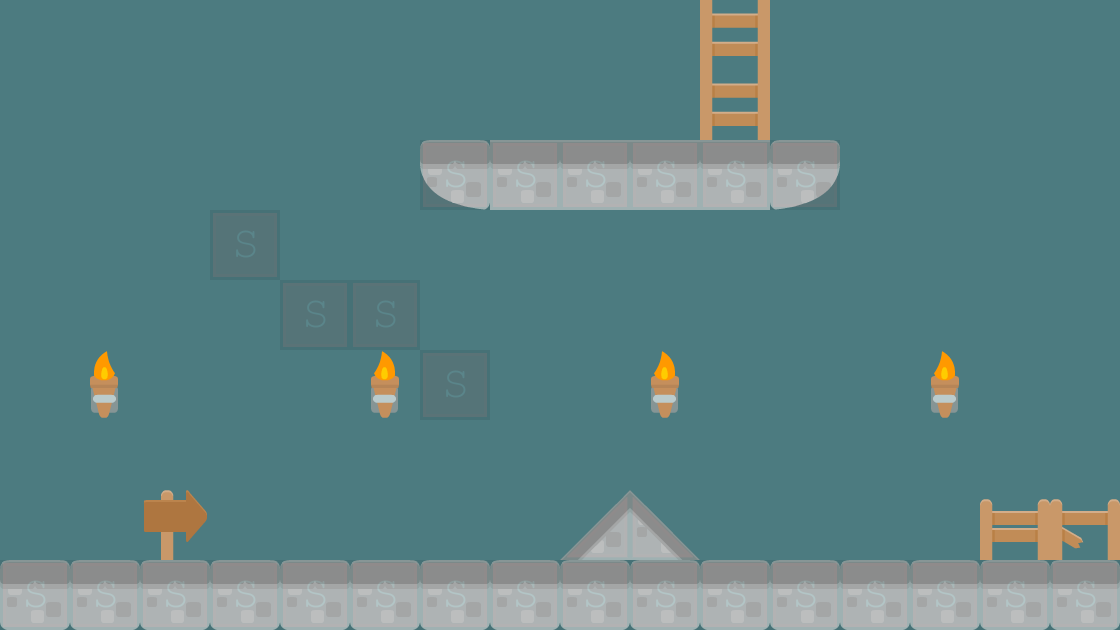

The image is a tile-based game level rendered from a .tmx file. Its description and source (layers, tilesets, objects; grid data summarised) follow:
An orthogonal 16x9 tile map with 70x70 px tiles, 2 tile layers (background1, collision), 2 tilesets and 2 objects (PlayerBase, EnemyBase).

<map version="1.0" orientation="orthogonal" width="16" height="9" tilewidth="70" tileheight="70" backgroundcolor="#4c7b80">
 <tileset firstgid="1" name="background-tiles" tilewidth="70" tileheight="70">
  <image source="../img/background-tiles.png" width="910" height="910" />
 </tileset>
 <tileset firstgid="170" name="meta-tiles" tilewidth="70" tileheight="70">
  <image source="../img/meta-tiles.png" width="350" height="70" />
  <tile id="1">
   <properties>
    <property name="type" value="lslope" />
   </properties>
  </tile>
  <tile id="3">
   <properties>
    <property name="type" value="rslope" />
   </properties>
  </tile>
  <tile id="4">
   <properties>
    <property name="type" value="solid" />
   </properties>
  </tile>
 </tileset>
 <layer name="background1" width="16" height="9">
  <data>[144 cells, 33 non-empty, 12 distinct tile ids]</data>
 </layer>
 <layer name="collision" width="16" height="9" opacity="0.08">
  <data>[144 cells, 28 non-empty, 3 distinct tile ids]</data>
 </layer>
 <objectgroup name="Bases" width="16" height="9">
  <object name="PlayerBase" x="214" y="422" width="64" height="136" />
  <object name="EnemyBase" x="844" y="426" width="68" height="132" />
 </objectgroup>
</map>
